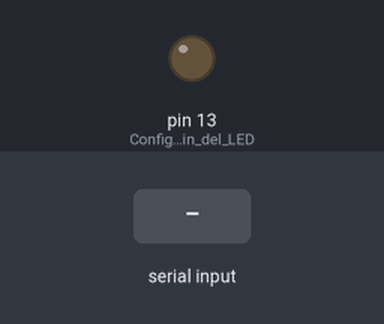
A sketch run on a simulated Arduino Uno, built with avr-gcc and run on an emulated ATmega328P. On the bench: output pins drawn as LEDs (lit = HIGH). The inputs (shaded band) are chosen by the test bench.

Above: at 1.2 s.
1.3 s: "H" received over Serial
At 2.3 s:
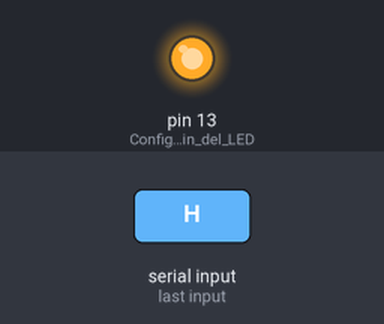
2.8 s: "L" received over Serial
At 3.4 s:
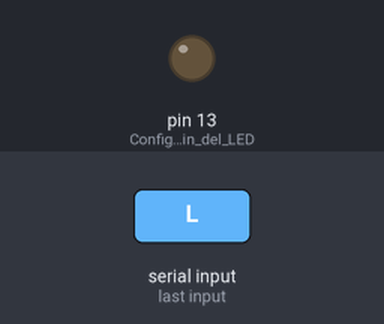
Timing chart, 0 to 5.8 s (numbered marks = the images above; inputs shaded):
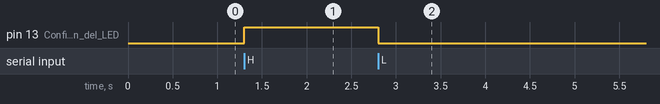

The sketch:

mk1-blink.ino
```cpp
bool ledState = LOW;
char command;

void setup() {
  Serial.begin(9600);  // Inicia la comunicación serie
  pinMode(LED_BUILTIN, OUTPUT); // Configura el pin del LED como salida
  digitalWrite(LED_BUILTIN, LOW);
}

void processSerialInput() {
  if (Serial.available() > 0) {           // Revisa si hay datos disponibles
    command = Serial.read();              // Lee un carácter del puerto serie

    if (command == 'H') {
      ledState = HIGH;                    // Actualiza el estado del LED
    } else if (command == 'L') {
      ledState = LOW;                     // Actualiza el estado del LED
    }
    digitalWrite(LED_BUILTIN, ledState);  // Aplica el estado al LED
  }
}

void loop() {

  processSerialInput();
}
```

Measured:
- after the input at 1.3 s, pin 13 (Configura_el_pin_del_LED): LOW → HIGH at once
- after the input at 2.8 s, pin 13 (Configura_el_pin_del_LED): HIGH → LOW at once
